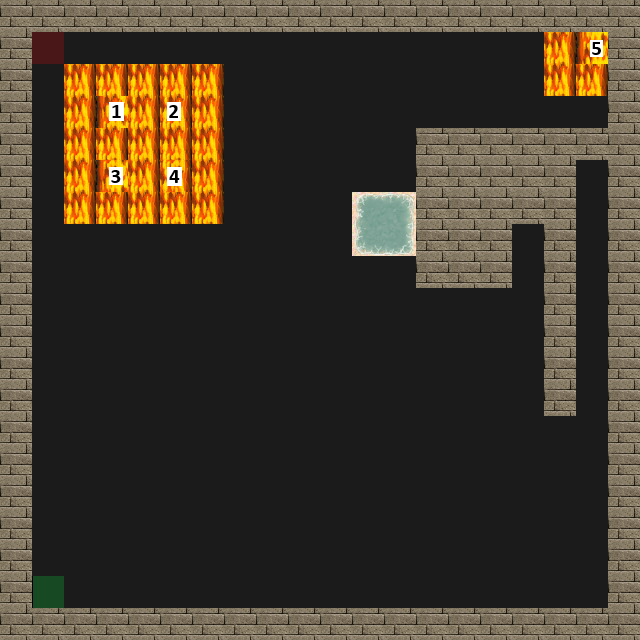

A level layout from a 2D game, rendered from its tile map. Below: a short description, then the map file with its tile-grid data intact:
An orthogonal 20x20 tile map with 32x32 px tiles, 4 tile layers (Road, Trap, Wall, Utility), 4 tilesets.

<map version="1.2" tiledversion="1.2.0" orientation="orthogonal" renderorder="right-down" width="20" height="20" tilewidth="32" tileheight="32" infinite="0" nextlayerid="5" nextobjectid="1">
 <tileset firstgid="1" source="tilesets/meta.tsx" />
 <tileset firstgid="3" source="tilesets/road.tsx" />
 <tileset firstgid="4" source="tilesets/traps.tsx" />
 <tileset firstgid="196" source="tilesets/wallsandroofs.tsx" />
 <layer id="1" name="Road" width="20" height="20">
  <data encoding="csv">
3,3,3,3,3,3,3,3,3,3,3,3,3,3,3,3,3,3,3,3,
3,3,3,3,3,3,3,3,3,3,3,3,3,3,3,3,3,3,3,3,
3,3,3,3,3,3,3,3,3,3,3,3,3,3,3,3,3,3,3,3,
3,3,3,3,3,3,3,3,3,3,3,3,3,3,3,3,3,3,3,3,
3,3,3,3,3,3,3,3,3,3,3,3,3,3,3,3,3,3,3,3,
3,3,3,3,3,3,3,3,3,3,3,3,3,3,3,3,3,3,3,3,
3,3,3,3,3,3,3,3,3,3,3,3,3,3,3,3,3,3,3,3,
3,3,3,3,3,3,3,3,3,3,3,3,3,3,3,3,3,3,3,3,
3,3,3,3,3,3,3,3,3,3,3,3,3,3,3,3,3,3,3,3,
3,3,3,3,3,3,3,3,3,3,3,3,3,3,3,3,3,3,3,3,
3,3,3,3,3,3,3,3,3,3,3,3,3,3,3,3,3,3,3,3,
3,3,3,3,3,3,3,3,3,3,3,3,3,3,3,3,3,3,3,3,
3,3,3,3,3,3,3,3,3,3,3,3,3,3,3,3,3,3,3,3,
3,3,3,3,3,3,3,3,3,3,3,3,3,3,3,3,3,3,3,3,
3,3,3,3,3,3,3,3,3,3,3,3,3,3,3,3,3,3,3,3,
3,3,3,3,3,3,3,3,3,3,3,3,3,3,3,3,3,3,3,3,
3,3,3,3,3,3,3,3,3,3,3,3,3,3,3,3,3,3,3,3,
3,3,3,3,3,3,3,3,3,3,3,3,3,3,3,3,3,3,3,3,
3,3,3,3,3,3,3,3,3,3,3,3,3,3,3,3,3,3,3,3,
3,3,3,3,3,3,3,3,3,3,3,3,3,3,3,3,3,3,3,3
</data>
 </layer>
 <layer id="2" name="Trap" width="20" height="20">
  <data encoding="csv">
0,0,0,0,0,0,0,0,0,0,0,0,0,0,0,0,0,0,0,0,
0,0,0,0,0,0,0,0,0,0,0,0,0,0,0,0,0,163,192,0,
0,0,163,163,163,163,163,0,0,0,0,0,0,0,0,0,0,163,163,0,
0,0,163,160,163,161,163,0,0,0,0,0,0,0,0,0,0,0,0,0,
0,0,163,163,163,163,163,0,0,0,0,0,0,0,0,0,0,0,0,0,
0,0,163,176,163,177,163,0,0,0,0,0,0,0,0,0,0,0,0,0,
0,0,163,163,163,163,163,0,0,0,0,80,81,0,0,0,0,0,0,0,
0,0,0,0,0,0,0,0,0,0,0,96,97,0,0,0,0,0,0,0,
0,0,0,0,0,0,0,0,0,0,0,0,0,0,0,0,0,0,0,0,
0,0,0,0,0,0,0,0,0,0,0,0,0,0,0,0,0,0,0,0,
0,0,0,0,0,0,0,0,0,0,0,0,0,0,0,0,0,0,0,0,
0,0,0,0,0,0,0,0,0,0,0,0,0,0,0,0,0,0,0,0,
0,0,0,0,0,0,0,0,0,0,0,0,0,0,0,0,0,0,0,0,
0,0,0,0,0,0,0,0,0,0,0,0,0,0,0,0,0,0,0,0,
0,0,0,0,0,0,0,0,0,0,0,0,0,0,0,0,0,0,0,0,
0,0,0,0,0,0,0,0,0,0,0,0,0,0,0,0,0,0,0,0,
0,0,0,0,0,0,0,0,0,0,0,0,0,0,0,0,0,0,0,0,
0,0,0,0,0,0,0,0,0,0,0,0,0,0,0,0,0,0,0,0,
0,0,0,0,0,0,0,0,0,0,0,0,0,0,0,0,0,0,0,0,
0,0,0,0,0,0,0,0,0,0,0,0,0,0,0,0,0,0,0,0
</data>
 </layer>
 <layer id="3" name="Wall" width="20" height="20">
  <data encoding="csv">
261,261,261,261,261,261,261,261,261,261,261,261,261,261,261,261,261,261,261,261,
261,0,0,0,0,0,0,0,0,0,0,0,0,0,0,0,0,0,0,261,
261,0,0,0,0,0,0,0,0,0,0,0,0,0,0,0,0,0,0,261,
261,0,0,0,0,0,0,0,0,0,0,0,0,0,0,0,0,0,0,261,
261,0,0,0,0,0,0,0,0,0,0,0,0,261,261,261,261,261,261,261,
261,0,0,0,0,0,0,0,0,0,0,0,0,261,261,261,261,261,0,261,
261,0,0,0,0,0,0,0,0,0,0,0,0,261,261,261,261,261,0,261,
261,0,0,0,0,0,0,0,0,0,0,0,0,261,261,261,0,261,0,261,
261,0,0,0,0,0,0,0,0,0,0,0,0,261,261,261,0,261,0,261,
261,0,0,0,0,0,0,0,0,0,0,0,0,0,0,0,0,261,0,261,
261,0,0,0,0,0,0,0,0,0,0,0,0,0,0,0,0,261,0,261,
261,0,0,0,0,0,0,0,0,0,0,0,0,0,0,0,0,261,0,261,
261,0,0,0,0,0,0,0,0,0,0,0,0,0,0,0,0,261,0,261,
261,0,0,0,0,0,0,0,0,0,0,0,0,0,0,0,0,0,0,261,
261,0,0,0,0,0,0,0,0,0,0,0,0,0,0,0,0,0,0,261,
261,0,0,0,0,0,0,0,0,0,0,0,0,0,0,0,0,0,0,261,
261,0,0,0,0,0,0,0,0,0,0,0,0,0,0,0,0,0,0,261,
261,0,0,0,0,0,0,0,0,0,0,0,0,0,0,0,0,0,0,261,
261,0,0,0,0,0,0,0,0,0,0,0,0,0,0,0,0,0,0,261,
261,261,261,261,261,261,261,261,261,261,261,261,261,261,261,261,261,261,261,261
</data>
 </layer>
 <layer id="4" name="Utility" width="20" height="20">
  <data encoding="csv">
0,0,0,0,0,0,0,0,0,0,0,0,0,0,0,0,0,0,0,0,
0,1,0,0,0,0,0,0,0,0,0,0,0,0,0,0,0,0,0,0,
0,0,0,0,0,0,0,0,0,0,0,0,0,0,0,0,0,0,0,0,
0,0,0,0,0,0,0,0,0,0,0,0,0,0,0,0,0,0,0,0,
0,0,0,0,0,0,0,0,0,0,0,0,0,0,0,0,0,0,0,0,
0,0,0,0,0,0,0,0,0,0,0,0,0,0,0,0,0,0,0,0,
0,0,0,0,0,0,0,0,0,0,0,0,0,0,0,0,0,0,0,0,
0,0,0,0,0,0,0,0,0,0,0,0,0,0,0,0,0,0,0,0,
0,0,0,0,0,0,0,0,0,0,0,0,0,0,0,0,0,0,0,0,
0,0,0,0,0,0,0,0,0,0,0,0,0,0,0,0,0,0,0,0,
0,0,0,0,0,0,0,0,0,0,0,0,0,0,0,0,0,0,0,0,
0,0,0,0,0,0,0,0,0,0,0,0,0,0,0,0,0,0,0,0,
0,0,0,0,0,0,0,0,0,0,0,0,0,0,0,0,0,0,0,0,
0,0,0,0,0,0,0,0,0,0,0,0,0,0,0,0,0,0,0,0,
0,0,0,0,0,0,0,0,0,0,0,0,0,0,0,0,0,0,0,0,
0,0,0,0,0,0,0,0,0,0,0,0,0,0,0,0,0,0,0,0,
0,0,0,0,0,0,0,0,0,0,0,0,0,0,0,0,0,0,0,0,
0,0,0,0,0,0,0,0,0,0,0,0,0,0,0,0,0,0,0,0,
0,2,0,0,0,0,0,0,0,0,0,0,0,0,0,0,0,0,0,0,
0,0,0,0,0,0,0,0,0,0,0,0,0,0,0,0,0,0,0,0
</data>
 </layer>
</map>
